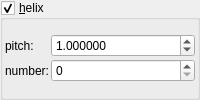
    <widget class="MyGroupBox" name="groupCheck_transf_function_enabledAx">
     <property name="toolTip">
      <string/>
     </property>
     <property name="title">
      <string>&amp;helix</string>
     </property>
     <property name="checkable">
      <bool>true</bool>
     </property>
     <layout class="QVBoxLayout" name="verticalLayout_54">
      <property name="spacing">
       <number>2</number>
      </property>
      <property name="leftMargin">
       <number>2</number>
      </property>
      <property name="topMargin">
       <number>2</number>
      </property>
      <property name="rightMargin">
       <number>2</number>
      </property>
      <property name="bottomMargin">
       <number>2</number>
      </property>
      <item>
       <layout class="QGridLayout" name="gridLayout_26" columnstretch="0,1">
        <property name="spacing">
         <number>2</number>
        </property>
        <item row="1" column="0">
         <widget class="QLabel" name="label_41">
          <property name="text">
           <string notr="true">number:</string>
          </property>
         </widget>
        </item>
        <item row="0" column="1">
         <widget class="MyDoubleSpinBox" name="spinbox_transf_offsetA_2">
          <property name="sizePolicy">
           <sizepolicy hsizetype="Minimum" vsizetype="Maximum">
            <horstretch>0</horstretch>
            <verstretch>0</verstretch>
           </sizepolicy>
          </property>
          <property name="prefix">
           <string/>
          </property>
          <property name="suffix">
           <string/>
          </property>
          <property name="decimals">
           <number>6</number>
          </property>
          <property name="minimum">
           <double>-99.998999999999995</double>
          </property>
          <property name="maximum">
           <double>99.998999999999995</double>
          </property>
          <property name="singleStep">
           <double>0.100000000000000</double>
          </property>
          <property name="value">
           <double>1.000000000000000</double>
          </property>
         </widget>
        </item>
        <item row="1" column="1">
         <widget class="MySpinBox" name="spinboxInt_transf_int_1">
          <property name="sizePolicy">
           <sizepolicy hsizetype="Minimum" vsizetype="Maximum">
            <horstretch>0</horstretch>
            <verstretch>0</verstretch>
           </sizepolicy>
          </property>
          <property name="maximum">
           <number>999</number>
          </property>
         </widget>
        </item>
        <item row="0" column="0">
         <widget class="QLabel" name="label_39">
          <property name="text">
           <string notr="true">pitch:</string>
          </property>
         </widget>
        </item>
       </layout>
      </item>
     </layout>
    </widget>
